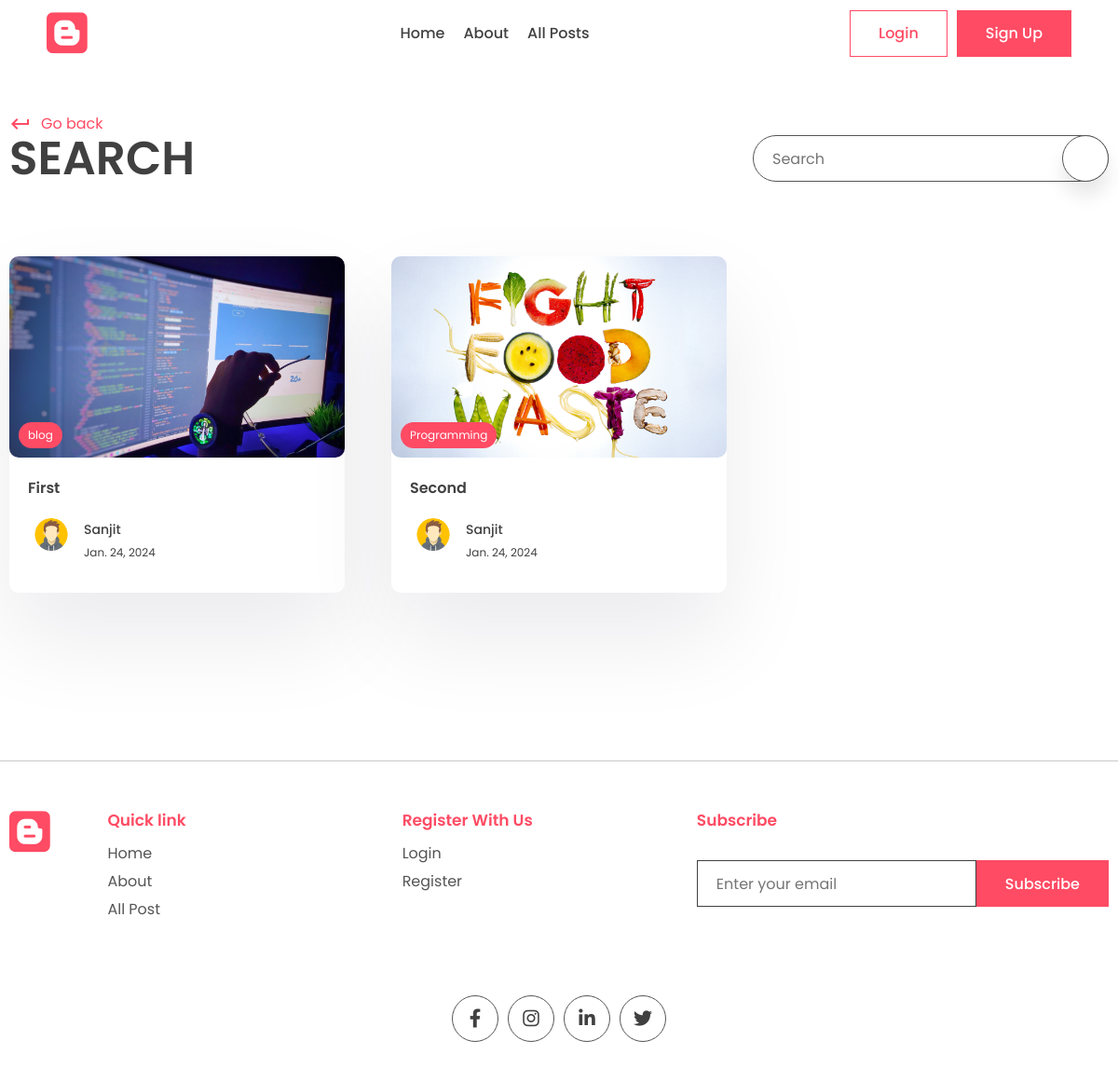
The app's page /search/ with its own data.
### app/models.py (models this page shows, shortened)
class Post(models.Model):
    title = models.CharField(max_length=200)
    content = models.TextField()
    last_updated = models.DateTimeField(auto_now=True)
    slug = models.SlugField(max_length=200, unique=True)
    image = models.ImageField(null=True, blank=True, upload_to="images/")
    tags = models.ManyToManyField(Tag, blank=True, related_name='post')
    view_count = models.IntegerField(null=True, blank=True)
    is_featured = models.BooleanField(default=False)
    author = models.ForeignKey(
        User, on_delete=models.CASCADE, null=True, blank=True)
    bookmarks = models.ManyToManyField(
        User, related_name="bookmarks", default=None, blank=True)
    likes = models.ManyToManyField(
        User, related_name="post_like", default=None, blank=True)

class Tag(models.Model):
    name = models.CharField(max_length=100)
    description = models.CharField(max_length=100)
    slug = models.SlugField(max_length=200, unique=True)

class Profile(models.Model):
    user = models.OneToOneField(User, on_delete=models.CASCADE)
    profile_image = models.ImageField(
        null=True, blank=True, upload_to="images/")
    slug = models.SlugField(max_length=200, unique=True)
    bio = models.CharField(max_length=200)

### app/views.py (the view)
# urls.py: path('search/', views.search_posts, name='search'),
def search_posts(request):
    search_query = ""
    if request.GET.get('q'):
        search_query = request.GET.get('q')
    posts = Post.objects.filter(title__icontains=search_query)
    print('Search : ', search_query)
    context = {'posts': posts, 'search_query': search_query}
    return render(request, 'app/search.html', context)

### app/templates/app/search.html (shortened to what this page needs)
{% extends "base.html" %}
{% block content %}
<div class="container">
    <div class="page-top">
        <div class="top flex">
            <div class="page-name">
                <a href="#" class="learn">
                    <span class="material-icons"> keyboard_return </span> Go back
                </a>
                <h1>Search</h1>
            </div>
            <form method="GET" class="search-bar s-active">
                <input type="text" placeholder="Search" name="q" value="{{search_query}}" />
                <button type="submit" class="animated-search">
                </button>
            </form>
        </div>
    </div>
</div>
</main>
<section class="sp">
    <div class="container">
        <div class="grid">
            {% for post in posts %}
            <a href="#">
                <div class="card">
                    <div class="post-img">
                        <img src="{{post.image.url}}" alt="" />
                        <div class="tag">{{post.tags.all.0.name}}</div>
                    </div>
                    <div class="card-content">
                        <h3>
                            {{post.title}}
                        </h3>
                        <div class="author">
                            <div class="profile-pic">
                                <img src="{{post.author.profile.profile_image.url}}" alt="" />
                            </div>
                            <div class="details">
                                <p>{{post.author.first_name}}</p>
                                <small>{{post.last_updated|date}}</small>
                            </div>
                        </div>
                    </div>
                </div>
            </a>
            {% endfor %}
        </div>
    </div>
</section>
{% endblock content %}

### app/static/app/style.css (style rules this page uses)
* { margin: 0; padding: 0; box-sizing: border-box; text-decoration: none; border: none; outline: none; list-style: none; font-family: "Poppins", sans-serif; color: var(--black); }
:root { --red: #ff4b64; --black: #404040; --des: #555555; --shadow: #ffffff1a 0px 1px 1px 0px inset, #32325d40 0px 50px 100px -20px, #0000004d 0px 30px 60px -30px; --shadow2: rgba(17, 12, 46, 0.084) 0px 48px 100px 0px; }
html { font-size: 62.5%; }
[class*="grid"] { display: grid; }
img { width: 100%; }
.container { max-width: 1220px; margin: auto; padding: 0 10px; }
p, a { font-size: 1.6rem; color: var(--des); }
input, textarea { font-size: 1.6rem; color: var(--black); }
.search-bar, .animated-search { width: 5rem; aspect-ratio: 1/1; border: 1px solid var(--des); border-radius: 50%; display: flex; align-items: center; justify-content: center; background: white; box-shadow: 0 15px 20px #00000018; cursor: pointer; margin-top: 10rem; z-index: 2; }
.search-bar input { display: none; }
.search-bar { box-shadow: unset; border: none; }
.search-bar .animated-search { margin-top: 0; }
.s-active { width: fit-content; border-radius: 5rem; height: 5rem; aspect-ratio: unset; position: relative; padding: 0 6rem; padding-left: 2rem; border: 1px solid var(--des); }
.s-active input { width: 30rem; font-style: 1.6rem; height: calc(100% - 2px); display: block; }
.s-active .animated-search { position: absolute !important; top: 50%; transform: translateY(-50%); right: -1px; }
.sp { padding: 8rem 0; }
.post-img { height: 40rem; width: 100%; overflow: hidden; border-radius: 1rem; }
.post-img img { height: 100%; object-fit: cover; object-position: center; }
.learn { display: flex; align-items: center; gap: 1rem; color: var(--red); margin-top: 2rem; }
.learn span { color: #ff4b64; }
.card { background: white; box-shadow: var(--shadow2); border-radius: 1rem; cursor: pointer; transition: 0.3s; }
.post-img { position: relative; }
.tag { position: absolute; bottom: 1rem; left: 1rem; background: var(--red); color: white; border-radius: 5rem; padding: 0.5rem 1rem; font-size: 1.2rem; }
.card-content { padding: 2rem; padding-bottom: 3rem; }
.card h3 { font-size: 1.6rem; font-weight: 600; }
.card .post-img { width: 100%; height: unset; aspect-ratio: 1/0.6; }
.author { display: flex; align-items: center; gap: 1rem; margin-top: 2rem; }
.profile-pic { width: 5rem; aspect-ratio: 1/1; border-radius: 50%; overflow: hidden; }
.author p { color: var(--black); font-weight: 500; font-size: 1.4rem; }
.author small { color: var(--black); font-size: 1.2rem; }
.page-name h1 { font-size: 5rem; text-transform: uppercase; font-weight: 600; line-height: 5rem; }
.flex { display: flex; align-items: flex-end; justify-content: space-between; }
.flex .search-bar { margin-top: 0; }
.grid { grid-template-columns: repeat(3, 1fr); gap: 5rem; }

### records on screen
Post: image (picture), tags.all.0.name "blog", title "First", author.profile.profile_image (picture), author.first_name "Sanjit", last_updated "Jan. 24, 2024"
Post: image (picture), tags.all.0.name "Programming", title "Second", author.profile.profile_image (picture), author.first_name "Sanjit", last_updated "Jan. 24, 2024"
